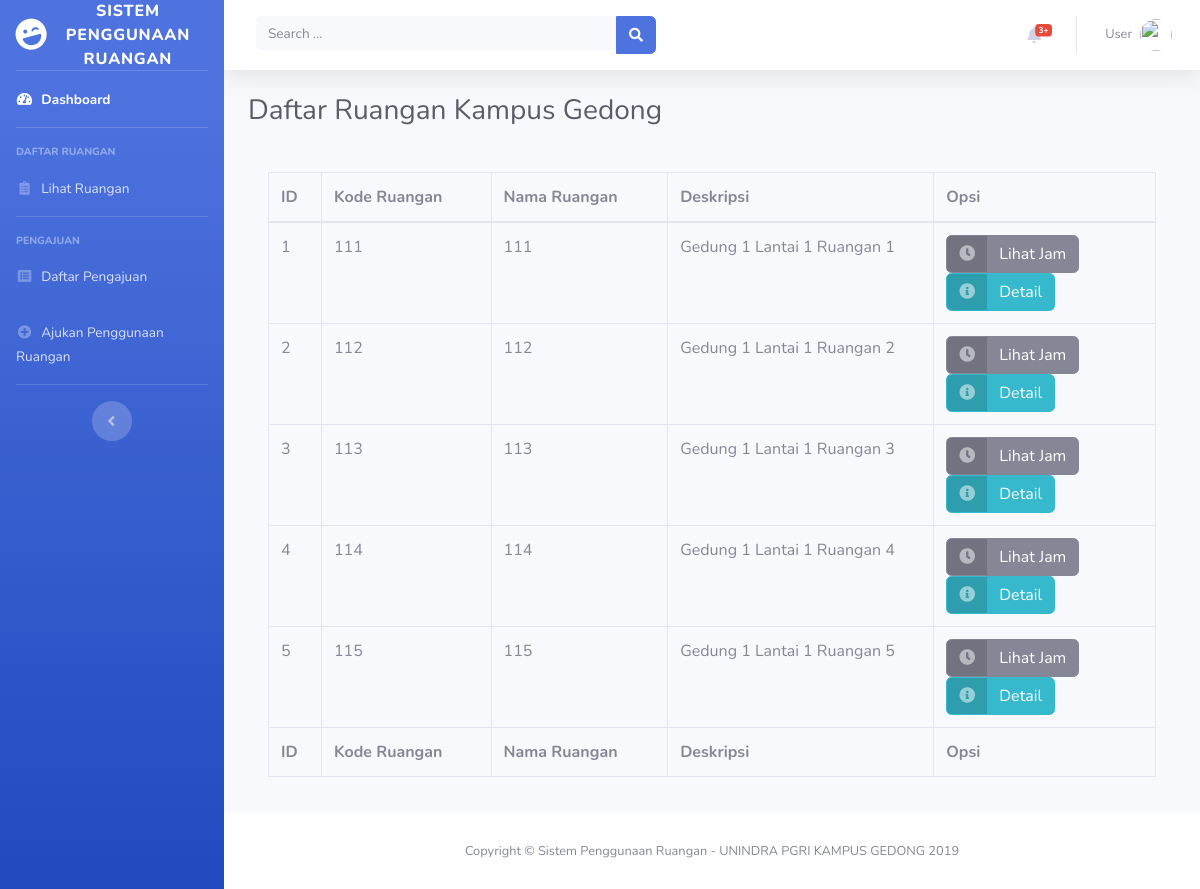
Screenshot of /daftar_ruangan.php (signed in) with the database file from the repository.
### tables this page shows
CREATE TABLE IF NOT EXISTS Ruangan (
	id INT(20) UNSIGNED AUTO_INCREMENT,
	kode VARCHAR(20) NOT NULL UNIQUE,
	nama VARCHAR(50) NOT NULL,
	deskripsi TEXT,
	PRIMARY KEY (id)
);

### daftar_ruangan.php (the view, shortened to what this page needs)
<!DOCTYPE html>
<html lang="en">
<?php $title = "Daftar Ruangan"; include 'head.php';?>
<body id="page-top">
  <div id="wrapper">
    <?php include 'navigasi.php';?>
    <div id="content-wrapper" class="d-flex flex-column">
      <div id="content">
        <?php include 'topbar.php';?>
        <div class="container-fluid">
          <h1 class="h3 mb-4 text-gray-800">Daftar Ruangan Kampus Gedong</h1>
          <div class="card-body">
            <div class="table-responsive">
              <table class="table table-bordered" id="dataTable" width="100%" cellspacing="0">
                <thead>
                  <tr>
                    <th>ID</th>
                    <th>Kode Ruangan</th>
                    <th>Nama Ruangan</th>
                    <th width="30%">Deskripsi</th>
                    <th width="25%">Opsi</th>
                  </tr>
                </thead>
                <tfoot>
                  <tr>
                    <th>ID</th>
                    <th>Kode Ruangan</th>
                    <th>Nama Ruangan</th>
                    <th>Deskripsi</th>
                    <th>Opsi</th>
                  </tr>
                </tfoot>
                <tbody>
                  <?php
                  $conn = connectDB();
                  $sql = "SELECT * FROM Ruangan";
                  $result = $conn->query($sql);
                  if ($result->num_rows > 0) {
                      while($row = $result->fetch_assoc()) {
                        $lihatJam = "<a href='#' class='btn btn-secondary btn-icon-split jamButton' id='".$row["id"]."'><span class='icon text-white-50'><i class='fas fa-clock'></i></span><span class='text'>Lihat Jam</span></a> ";
                        $detailRuangan = "<a href='detail_ruangan.php?id_ruangan=".$row["id"]."' class='btn btn-info btn-icon-split'><span class='icon text-white-50'><i class='fas fa-info-circle'></i></span><span class='text'>Detail</span></a>";
                        echo "<tr><td>".$row["id"]."</td><td>".$row["kode"]."</td><td>".$row["nama"]."</td><td>".$row["deskripsi"]."</td><td>".$lihatJam." ".$detailRuangan."</td></tr>";
                      }
                  } else {
                      echo "<tr><td colspan='5' align='center'>- Tidak ada ruangan tersedia -</td></tr>";
                  }
                  ?>
                </tbody>
              </table>
            </div>
          </div>
        </div>
      </div>
      <?php include 'footer.php';?>
    </div>
  </div>
</body>
</html>

### head.php (shortened to what this page needs)
<head>
  <link href="vendor/fontawesome-free/css/all.min.css" rel="stylesheet" type="text/css">
  <link href="css/sb-admin-2.min.css" rel="stylesheet">
</head>

### navigasi.php (shortened to what this page needs)
<ul class="navbar-nav bg-gradient-primary sidebar sidebar-dark accordion" id="accordionSidebar">
  <a class="sidebar-brand d-flex align-items-center justify-content-center" href="index.html">
    <div class="sidebar-brand-icon rotate-n-15">
      <i class="fas fa-laugh-wink"></i>
    </div>
    <div class="sidebar-brand-text mx-3">Sistem Penggunaan Ruangan</div>
  </a>
  <hr class="sidebar-divider my-0">
  <li class="nav-item active">
    <a class="nav-link" href="index.php">
      <i class="fas fa-fw fa-tachometer-alt"></i>
      <span>Dashboard</span></a>
  </li>
  <hr class="sidebar-divider">
  <div class="sidebar-heading">
    Daftar Ruangan
  </div>
  <li class="nav-item" id="user">
    <a class="nav-link" href="daftar_ruangan.php">
      <i class="fas fa-fw fa-clipboard-list"></i>
      <span>Lihat Ruangan</span></a>
  </li>
  <hr class="sidebar-divider">
  <div class="sidebar-heading">
    Pengajuan
  </div>
  <li class="nav-item">
    <a class="nav-link" href="daftar_pengajuan.php">
      <i class="fas fa-fw fa-list-alt"></i>
      <span>Daftar Pengajuan</span></a>
  </li>
  <li class="nav-item">
    <a class="nav-link" href="ajukan_penggunaan.php">
      <i class="fas fa-fw fa-plus-circle"></i>
      <span>Ajukan Penggunaan Ruangan</span></a>
  </li>
  <hr class="sidebar-divider d-none d-md-block">
  <div class="text-center d-none d-md-inline">
    <button class="rounded-circle border-0" id="sidebarToggle"></button>
  </div>
</ul>

### topbar.php (shortened to what this page needs)
<nav class="navbar navbar-expand navbar-light bg-white topbar mb-4 static-top shadow">
  <form class="d-none d-sm-inline-block form-inline mr-auto ml-md-3 my-2 my-md-0 mw-100 navbar-search">
    <div class="input-group">
      <input type="text" class="form-control bg-light border-0 small" placeholder="Search ..." aria-label="Search" aria-describedby="basic-addon2">
      <div class="input-group-append">
        <button class="btn btn-primary" type="button">
          <i class="fas fa-search fa-sm"></i>
        </button>
      </div>
    </div>
  </form>
  <ul class="navbar-nav ml-auto">
    <li class="nav-item dropdown no-arrow mx-1">
      <a class="nav-link dropdown-toggle" href="#" id="alertsDropdown" role="button" data-toggle="dropdown" aria-haspopup="true" aria-expanded="false">
        <i class="fas fa-bell fa-fw"></i>
        <span class="badge badge-danger badge-counter">3+</span>
      </a>
    </li>
    <li class="nav-item dropdown no-arrow">
      <a class="nav-link dropdown-toggle" href="#" id="userDropdown" role="button" data-toggle="dropdown" aria-haspopup="true" aria-expanded="false">
        <span class="mr-2 d-none d-lg-inline text-gray-600 small"><?php echo $_SESSION["user_nama"] ?></span>
        <img class="img-profile rounded-circle" src="https://source.unsplash.com/QAB-WJcbgJk/60x60">
      </a>
    </li>
  </ul>
</nav>

### footer.php
<footer class="sticky-footer bg-white">
  <div class="container my-auto">
    <div class="copyright text-center my-auto">
      <span>Copyright &copy; Sistem Penggunaan Ruangan - UNINDRA PGRI KAMPUS GEDONG 2019</span>
    </div>
  </div>
</footer>

### rows the page displays
ruangan: id "1", kode "111", nama "111", deskripsi "Gedung 1 Lantai 1 Ruangan 1"
ruangan: id "2", kode "112", nama "112", deskripsi "Gedung 1 Lantai 1 Ruangan 2"
ruangan: id "3", kode "113", nama "113", deskripsi "Gedung 1 Lantai 1 Ruangan 3"
ruangan: id "4", kode "114", nama "114", deskripsi "Gedung 1 Lantai 1 Ruangan 4"
ruangan: id "5", kode "115", nama "115", deskripsi "Gedung 1 Lantai 1 Ruangan 5"

### other values shown
$_SESSION["user_nama"] "User"
